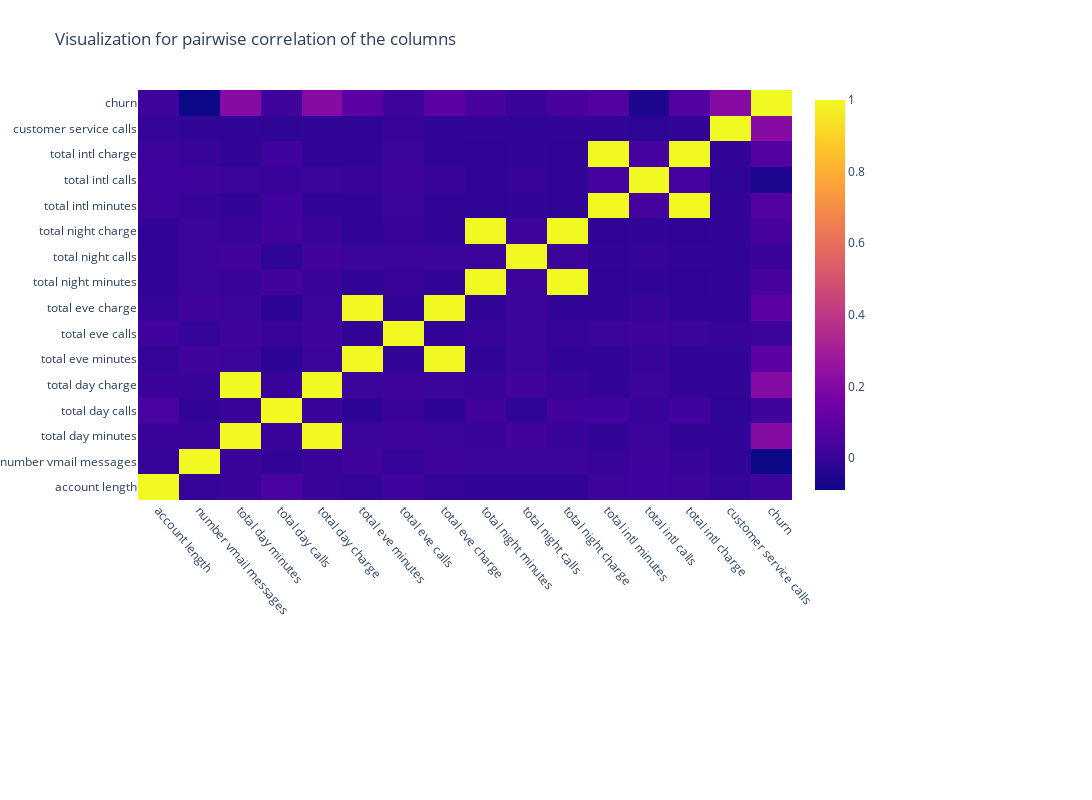

Notebook code cell kept with this figure:
### Code cell
cr = df.corr()
trace = go.Heatmap(z=cr.values.tolist(), x=cr.columns, y=cr.columns)
data=[trace]
layout = go.Layout(
    title='Visualization for pairwise correlation of the columns',
    width=1100,
    height=800,
    yaxis=go.layout.YAxis(automargin=True),
    xaxis=dict(tickangle=50),
    margin=go.layout.Margin(l=0, r=300, b=300, t=90)
)



fig = go.Figure(data=data, layout=layout)
iplot(fig, filename='heatmap1')

### Figure 1 — Plotly figure (JSON) as saved in the notebook; plotly's stock layout.template omitted (floating-point values rounded to 4 significant figures; data arrays with more than 128 entries replaced by an {"elided": "..."} marker saying what was removed)
{"data": [{"type": "heatmap", "x": ["account length", "number vmail messages", "total day minutes", "total day calls", "total day charge", "total eve minutes", "total eve calls", "total eve charge", "total night minutes", "total night calls", "total night charge", "total intl minutes", "total intl calls", "total intl charge", "customer service calls", "churn"], "y": ["account length", "number vmail messages", "total day minutes", "total day calls", "total day charge", "total eve minutes", "total eve calls", "total eve charge", "total night minutes", "total night calls", "total night charge", "total intl minutes", "total intl calls", "total intl charge", "customer service calls", "churn"], "z": {"elided": "16x16 float values"}}], "layout": {"height": 800, "margin": {"b": 300, "l": 0, "r": 300, "t": 90}, "title": {"text": "Visualization for pairwise correlation of the columns"}, "width": 1100, "xaxis": {"tickangle": 50}, "yaxis": {"automargin": true}}}
